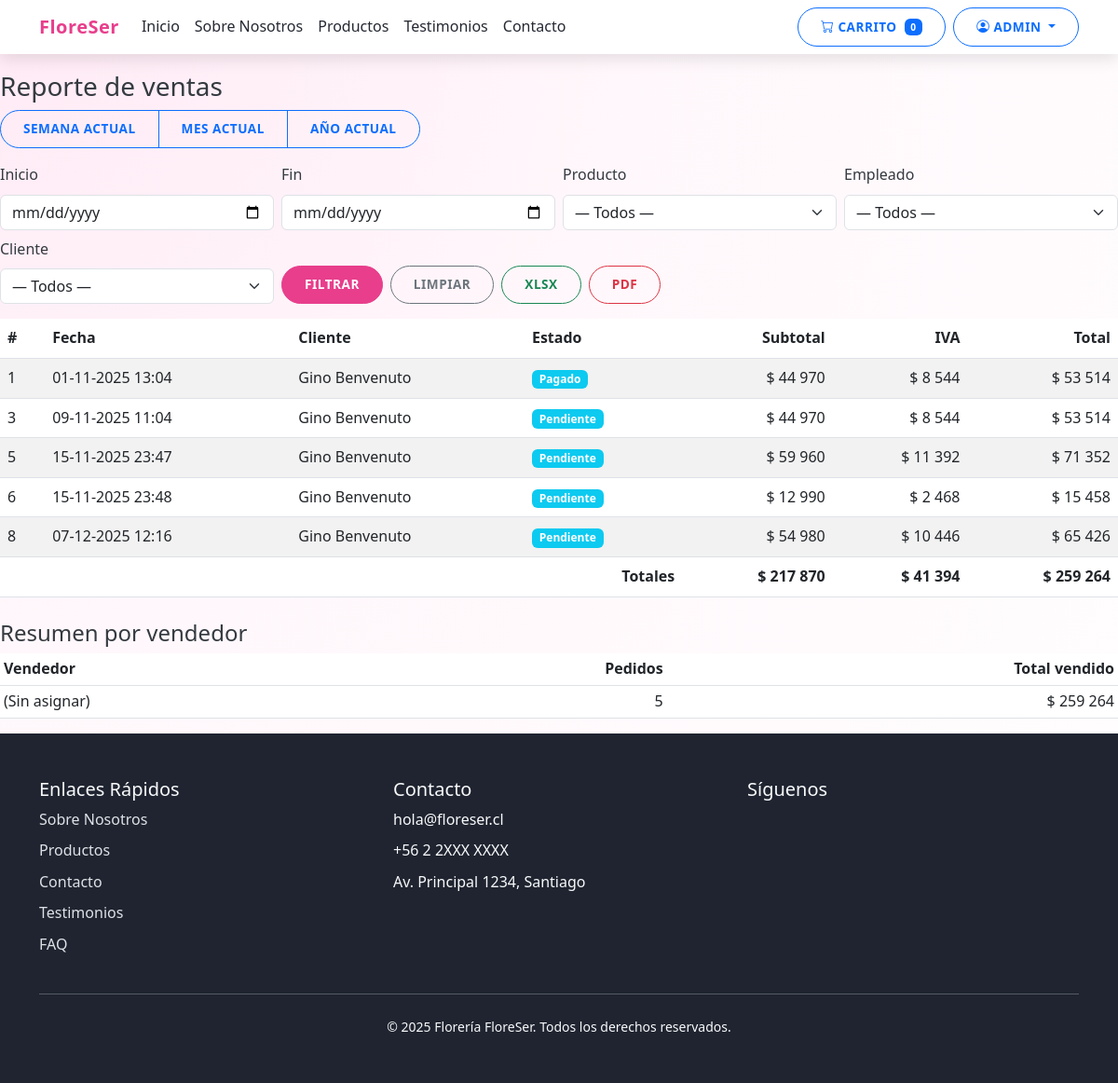
Page /reportes/ventas/ (signed in) on the committed database.
### apps/usuarios/models.py (models this page shows, shortened)
class Usuario(AbstractUser):
    class Roles(models.TextChoices):
        ADMINISTRADOR = 'Administrador', 'Administrador'
        EMPLEADO = 'Empleado', 'Empleado'
        CLIENTE = 'Cliente', 'Cliente'
        PROVEEDOR = 'Proveedor', 'Proveedor'
    rol = models.CharField(max_length=20, choices=Roles.choices, default=Roles.CLIENTE)
    activo = models.BooleanField(default=True)

### apps/pedidos/models.py (models this page shows, shortened)
class Pedido(models.Model):
    ESTADOS = [
        ('Pendiente', 'Pendiente'),
        ('Pagado', 'Pagado'),
        ('En preparación', 'En preparación'),
        ('Entregado', 'Entregado'),
    ]
    cliente = models.ForeignKey(Cliente, on_delete=models.PROTECT)
    empleado = models.ForeignKey(Empleado, on_delete=models.SET_NULL, null=True, blank=True)
    fecha_pedido = models.DateTimeField(auto_now_add=True)
    subtotal = models.DecimalField(max_digits=12, decimal_places=0)
    iva = models.DecimalField(max_digits=12, decimal_places=0)
    total = models.DecimalField(max_digits=12, decimal_places=0)
    estado = models.CharField(max_length=20, choices=ESTADOS, default='Pendiente')
    metodo_pago = models.CharField(max_length=50, blank=True)
    referencia_pago = models.CharField(max_length=100, blank=True)
    comprobante_pago = models.FileField(upload_to='comprobantes/', null=True, blank=True)
    direccion_entrega = models.CharField(max_length=255, blank=True)

### apps/clientes/models.py (models this page shows, shortened)
class Cliente(models.Model):
    usuario = models.OneToOneField(settings.AUTH_USER_MODEL, on_delete=models.CASCADE, related_name='perfil_cliente')
    nombre = models.CharField(max_length=150)
    rut = models.CharField(
        max_length=12,
        validators=[RegexValidator(r"^\d{7,8}-[\dkK]$", message="RUT inválido. Formato: XXXXXXXX-X")],
        unique=True,
    )
    direccion = models.CharField(max_length=255, blank=True)
    comuna = models.CharField(max_length=100, blank=True)
    telefono = models.CharField(max_length=20, blank=True)

### apps/reportes/views.py (the view, shortened to what this page needs)
# urls.py: path('ventas/', reporte_ventas, name='ventas'),
@role_required('Administrador')
def reporte_ventas(request):
    f_inicio = _parse_date(request.GET.get('inicio', ''))
    f_fin = _parse_date(request.GET.get('fin', ''))
    producto_id = request.GET.get('producto')
    empleado_id = request.GET.get('empleado')
    cliente_id = request.GET.get('cliente')
    periodo = request.GET.get('periodo')  # semana | mes | anio
    export = request.GET.get('export')  # 'xlsx' | 'pdf'
    hoy = timezone.localdate()
    if periodo == 'semana':
        inicio_semana = hoy - timedelta(days=hoy.weekday())
        fin_semana = inicio_semana + timedelta(days=6)
        f_inicio, f_fin = inicio_semana, fin_semana
    elif periodo == 'anio':
        inicio_anio = hoy.replace(month=1, day=1)
        fin_anio = hoy.replace(month=12, day=31)
        f_inicio, f_fin = inicio_anio, fin_anio
    qs = Pedido.objects.all()
    if f_inicio:
        qs = qs.filter(fecha_pedido__date__gte=f_inicio)
    if f_fin:
        qs = qs.filter(fecha_pedido__date__lte=f_fin)
    if empleado_id:
        qs = qs.filter(empleado_id=empleado_id)
    if cliente_id:
        qs = qs.filter(cliente_id=cliente_id)
    if producto_id:
        qs = qs.filter(items__producto_id=producto_id).distinct()
    qs = qs.select_related('cliente', 'empleado').prefetch_related('items')
    total_subtotal = qs.aggregate(s=Sum('subtotal'))['s'] or 0
    total_iva = qs.aggregate(s=Sum('iva'))['s'] or 0
    total_total = qs.aggregate(s=Sum('total'))['s'] or 0
    resumen_vendedores = (
        qs.values('empleado_id', 'empleado__usuario__username')
        .annotate(total_ventas=Sum('total'), num_pedidos=Count('id'))
        .order_by('-total_ventas')
    )
    productos = Producto.objects.all().only('id', 'nombre')
    empleados = Empleado.objects.select_related('usuario').all().only('id', 'usuario__username')
    clientes = Cliente.objects.all().only('id', 'nombre')
    return render(request, 'reportes/ventas.html', {
        'pedidos': qs,
        'inicio': f_inicio,
        'fin': f_fin,
        'periodo': periodo,
        'producto_id': int(producto_id) if (producto_id or '').isdigit() else None,
        'empleado_id': int(empleado_id) if (empleado_id or '').isdigit() else None,
        'cliente_id': int(cliente_id) if (cliente_id or '').isdigit() else None,
        'productos': productos,
        'empleados': empleados,
        'clientes': clientes,
        'total_subtotal': total_subtotal,
        'total_iva': total_iva,
        'total_total': total_total,
        'resumen_vendedores': resumen_vendedores,
        'fmt': _clp_fmt,
    })

### templates/reportes/ventas.html (shortened to what this page needs)
{% extends 'base.html' %}
{% load humanize %}
{% block content %}
<h3>Reporte de ventas</h3>
<div class="mb-3">
  <div class="btn-group" role="group" aria-label="Periodo rápido">
    <a href="?periodo=semana" class="btn btn-sm {% if periodo == 'semana' %}btn-primary{% else %}btn-outline-primary{% endif %}">Semana actual</a>
    <a href="?periodo=mes" class="btn btn-sm {% if periodo == 'mes' %}btn-primary{% else %}btn-outline-primary{% endif %}">Mes actual</a>
    <a href="?periodo=anio" class="btn btn-sm {% if periodo == 'anio' %}btn-primary{% else %}btn-outline-primary{% endif %}">Año actual</a>
  </div>
</div>
<form class="row g-2 mb-3" method="get">
  <div class="col-md-3">
    <label class="form-label">Inicio</label>
    <input type="date" name="inicio" class="form-control" value="{{ inicio|date:'Y-m-d' }}">
  </div>
  <div class="col-md-3">
    <label class="form-label">Fin</label>
    <input type="date" name="fin" class="form-control" value="{{ fin|date:'Y-m-d' }}">
  </div>
  <div class="col-md-3">
    <label class="form-label">Producto</label>
    <select name="producto" class="form-select">
      <option value="">— Todos —</option>
    </select>
  </div>
  <div class="col-md-3">
    <label class="form-label">Empleado</label>
    <select name="empleado" class="form-select">
      <option value="">— Todos —</option>
    </select>
  </div>
  <div class="col-md-3">
    <label class="form-label">Cliente</label>
    <select name="cliente" class="form-select">
      <option value="">— Todos —</option>
    </select>
  </div>
  <div class="col-md-3 d-flex align-items-end gap-2">
    <button class="btn btn-primary" type="submit">Filtrar</button>
    <a class="btn btn-outline-secondary" href="{% url 'reportes:ventas' %}">Limpiar</a>
    <a class="btn btn-outline-success" href="?{% if request.GET %}{{ request.GET.urlencode }}&{% endif %}export=xlsx">XLSX</a>
    <a class="btn btn-outline-danger" href="?{% if request.GET %}{{ request.GET.urlencode }}&{% endif %}export=pdf" target="_blank">PDF</a>
  </div>
</form>
<table class="table table-striped">
  <thead>
    <tr><th>#</th><th>Fecha</th><th>Cliente</th><th>Estado</th><th class="text-end">Subtotal</th><th class="text-end">IVA</th><th class="text-end">Total</th></tr>
  </thead>
  <tbody>
  {% for p in pedidos %}
    <tr>
      <td>{{ p.id }}</td>
      <td>{{ p.fecha_pedido|date:'d-m-Y H:i' }}</td>
      <td>{{ p.cliente.nombre }}</td>
      <td><span class="badge bg-info">{{ p.estado }}</span></td>
      <td class="text-end">$ {{ p.subtotal|intcomma }}</td>
      <td class="text-end">$ {{ p.iva|intcomma }}</td>
      <td class="text-end">$ {{ p.total|intcomma }}</td>
    </tr>
  {% empty %}
    <tr><td colspan="7">Sin resultados.</td></tr>
  {% endfor %}
  </tbody>
  <tfoot>
    <tr>
      <th colspan="4" class="text-end">Totales</th>
      <th class="text-end">$ {{ total_subtotal|intcomma }}</th>
      <th class="text-end">$ {{ total_iva|intcomma }}</th>
      <th class="text-end">$ {{ total_total|intcomma }}</th>
    </tr>
  </tfoot>
</table>
<h4 class="mt-4">Resumen por vendedor</h4>
<table class="table table-sm table-hover">
  <thead>
    <tr>
      <th>Vendedor</th>
      <th class="text-end">Pedidos</th>
      <th class="text-end">Total vendido</th>
    </tr>
  </thead>
  <tbody>
    {% for r in resumen_vendedores %}
    <tr>
      <td>{{ r.empleado__usuario__username|default:"(Sin asignar)" }}</td>
      <td class="text-end">{{ r.num_pedidos }}</td>
      <td class="text-end">$ {{ r.total_ventas|intcomma }}</td>
    </tr>
    {% empty %}
    <tr><td colspan="3" class="text-muted">Sin datos para el periodo seleccionado.</td></tr>
    {% endfor %}
  </tbody>
</table>
{% endblock %}

### templates/base.html (shortened to what this page needs)
<!DOCTYPE html>
{% load static %}
{% load i18n %}
<html lang="es">
<head>
    <link href="https://cdn.jsdelivr.net/npm/bootstrap@5.3.0/dist/css/bootstrap.min.css" rel="stylesheet">
    <link rel="stylesheet" href="https://cdn.jsdelivr.net/npm/bootstrap-icons@1.10.0/font/bootstrap-icons.css">
    <link rel="stylesheet" href="{% static 'css/styles.css' %}">
</head>
<body>
    <nav class="navbar navbar-expand-lg navbar-main fixed-top">
        <div class="container">
            <a class="navbar-brand" href="{% url 'home:index' %}">
                {% if configuracion and configuracion.logo %}
                <img src="{{ configuracion.logo.url }}" alt="{{ configuracion.nombre_sitio }}" height="40">
                {% else %}
                FloreSer
                {% endif %}
            </a>
            <div class="collapse navbar-collapse" id="navbarNav">
                {% url 'home:index' as home_url %}
                {% url 'home:sobre_nosotros' as sobre_url %}
                {% url 'productos:lista' as productos_url %}
                {% url 'home:testimonios' as testimonios_url %}
                {% url 'home:index' as home_url3 %}
                {% url 'pedidos:carrito' as carrito_url %}
                {% url 'clientes:perfil' as cli_perfil_url %}
                {% url 'clientes:mis_pedidos' as cli_misped_url %}
                {% url 'productos:crear' as prod_crear_url %}
                {% url 'admin:index' as admin_index_url %}
                {% url 'logout' as logout_url %}
                {% url 'login' as login_url %}
                <ul class="navbar-nav me-auto">
                    {% if home_url %}
                    <li class="nav-item">
                        <a class="nav-link" href="{{ home_url }}#inicio">Inicio</a>
                    </li>
                    {% endif %}
                    {% if sobre_url %}
                    <li class="nav-item">
                        <a class="nav-link" href="{{ sobre_url }}">Sobre Nosotros</a>
                    </li>
                    {% endif %}
                    {% if productos_url %}
                    <li class="nav-item">
                        <a class="nav-link" href="{{ productos_url }}">Productos</a>
                    </li>
                    {% endif %}
                    {% if testimonios_url %}
                    <li class="nav-item">
                        <a class="nav-link" href="{{ testimonios_url }}">Testimonios</a>
                    </li>
                    {% endif %}
                    {% if home_url3 %}
                    <li class="nav-item">
                        <a class="nav-link" href="{{ home_url3 }}#contacto">Contacto</a>
                    </li>
                    {% endif %}
                </ul>
                <div class="d-flex">
                    <a href="{{ carrito_url|default:'#' }}" class="btn btn-outline-primary me-2">
                        <i class="bi bi-cart"></i> Carrito
                        <span class="badge bg-primary ms-1">0</span>
                    </a>
                    {% if user.is_authenticated %}
                    <div class="dropdown">
                        <button class="btn btn-outline-primary dropdown-toggle" type="button" id="userDropdown" data-bs-toggle="dropdown">
                            <i class="bi bi-person-circle"></i> {{ user.username }}
                        </button>
                    </div>
                    {% endif %}
                </div>
            </div>
        </div>
    </nav>
    <div style="padding-top: 76px;">
        {% block content %}{% endblock %}
    </div>
    <footer class="footer-site py-5">
        <div class="container">
            <div class="row g-4">
                <div class="col-lg-4">
                    <h5>Enlaces Rápidos</h5>
                    <ul class="list-unstyled footer-links">
                        {% url 'home:sobre_nosotros' as sobre_url %}
                        {% url 'productos:lista' as prodf_url %}
                        {% url 'home:testimonios' as testimoniosf_url %}
                        {% url 'home:faq' as faq_url %}
                        <li class="mb-2">
                            <a href="{{ sobre_url|default:'#' }}" class="text-decoration-none">Sobre Nosotros</a>
                        </li>
                        <li class="mb-2">
                            <a href="{{ prodf_url|default:'#' }}" class="text-decoration-none">Productos</a>
                        </li>
                        <li class="mb-2">
                            <a href="{{ homef_url|default:'#' }}#contacto" class="text-decoration-none">Contacto</a>
                        </li>
                        <li class="mb-2">
                            <a href="{{ testimoniosf_url|default:'#' }}" class="text-decoration-none">Testimonios</a>
                        </li>
                        {% if faq_url %}
                        <li class="mb-2">
                            <a href="{{ faq_url }}" class="text-decoration-none">FAQ</a>
                        </li>
                        {% endif %}
                    </ul>
                </div>
                <div class="col-lg-4">
                    <h5>Contacto</h5>
                    <ul class="list-unstyled mb-0">
                        <li class="mb-2">
                            {% if configuracion and configuracion.email %}
                                {{ configuracion.email }}
                            {% else %}
                                hola@floreser.cl
                            {% endif %}
                        </li>
                        <li class="mb-2">
                            {% if configuracion and configuracion.telefono %}
                                {{ configuracion.telefono }}
                            {% else %}
                                +56 2 2XXX XXXX
                            {% endif %}
                        </li>
                        <li class="mb-2">
                            {% if configuracion and configuracion.direccion %}
                                {{ configuracion.direccion }}
                            {% else %}
                                Av. Principal 1234, Santiago
                            {% endif %}
                        </li>
                    </ul>
                </div>
                <div class="col-lg-4">
                    <h5>Síguenos</h5>
                </div>
            </div>
            <hr class="my-4">
            <div class="text-center">
                <p class="mb-0 small">&copy; {% now "Y" %} {% if configuracion %}{{ configuracion.nombre_sitio }}{% else %}Florería FloreSer{% endif %}. Todos los derechos reservados.</p>
            </div>
        </div>
    </footer>
</body>
</html>

### rows in the picture
Usuario: username "ADMIN"
Pedido: id "1", fecha_pedido "01-11-2025 13:04", cliente.nombre "Gino Benvenuto", estado "Pagado", subtotal "44 970", iva "8 544", total "53 514"
Pedido: id "3", fecha_pedido "09-11-2025 11:04", cliente.nombre "Gino Benvenuto", estado "Pendiente", subtotal "44 970", iva "8 544", total "53 514"
Pedido: id "5", fecha_pedido "15-11-2025 23:47", cliente.nombre "Gino Benvenuto", estado "Pendiente", subtotal "59 960", iva "11 392", total "71 352"
Pedido: id "6", fecha_pedido "15-11-2025 23:48", cliente.nombre "Gino Benvenuto", estado "Pendiente", subtotal "12 990", iva "2 468", total "15 458"
Pedido: id "8", fecha_pedido "07-12-2025 12:16", cliente.nombre "Gino Benvenuto", estado "Pendiente", subtotal "54 980", iva "10 446", total "65 426"

### other values in the picture
{{ total_subtotal|intcomma }} "217 870"
{{ total_iva|intcomma }} "41 394"
{{ total_total|intcomma }} "259 264"
{{ r.empleado__usuario__username|default:"(Sin asignar)" }} "(Sin asignar)"
{{ r.num_pedidos }} "5"
{{ r.total_ventas|intcomma }} "259 264"
